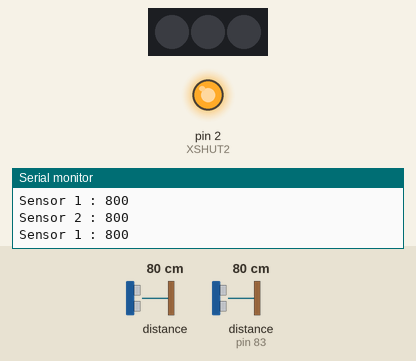
Bench run of a sketch on a simulated Arduino Uno, built with avr-gcc and run on an emulated ATmega328P. Parts: 3 RGB LEDs in strip order, left to right, output pins drawn as LEDs (lit = HIGH), the last lines printed to the serial monitor. Inputs (shaded band) come from the test bench; at power-on: distance to the obstacle 80 cm, distance to the obstacle (sensor on pin 83) 80 cm. Dim RGB values are drawn brighter than linear.

Above: at 3.2 s.
3.3 s: distance to the obstacle (sensor 0) set to 2 cm
At 3.8 s:
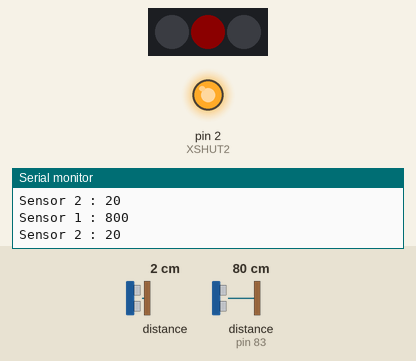
4.9 s: distance to the obstacle (sensor on pin 83) set to 35 cm
At 6.2 s:
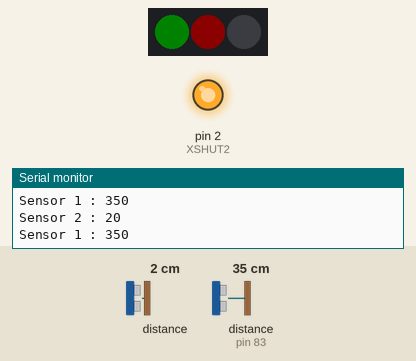
6.5 s: distance to the obstacle (sensor 0) set to 35 cm
At 7.7 s:
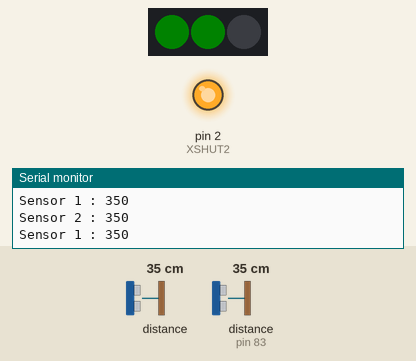
8.0 s: distance to the obstacle (sensor on pin 83) set to 60 cm
At 9.1 s:
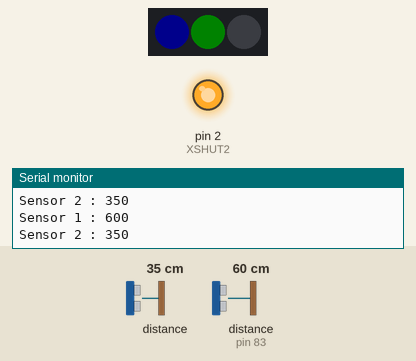
9.5 s: distance to the obstacle (sensor 0) set to 4 cm
At 10.4 s:
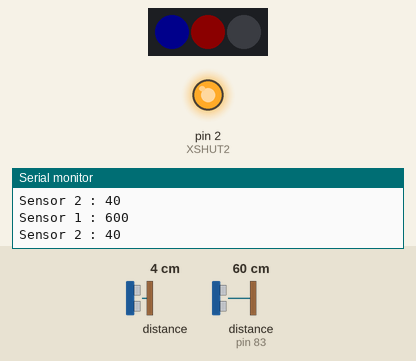
11.0 s: distance to the obstacle (sensor 0) set to 60 cm
At 11.7 s:
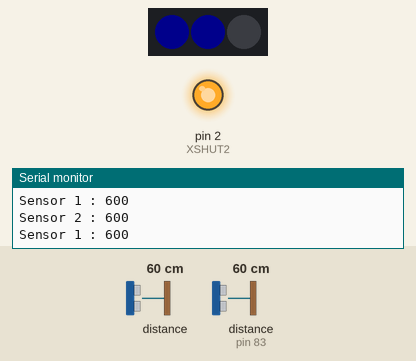
Timing chart, 0 to 13.5 s (numbered marks = the images above; inputs shaded):
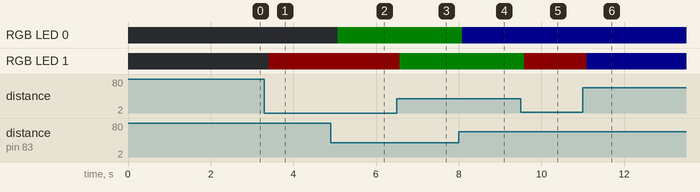

The sketch:

DualWithLed.ino
```cpp
/* This example shows how to get single-shot range
 measurements from the VL53L0X. The sensor can optionally be
 configured with different ranging profiles, as described in
 the VL53L0X API user manual, to get better performance for
 a certain application. This code is based on the four
 "SingleRanging" examples in the VL53L0X API.

 The range readings are in units of mm. */

#include <Wire.h>
#include <VL53L0X.h>
#include <FastLED.h>

#define LED_PIN     5
#define NUM_LEDS    3
#define BRIGHTNESS  12
#define LED_TYPE    WS2812
#define COLOR_ORDER RGB
#define XSHUT2 2

CRGB leds[NUM_LEDS];
VL53L0X sensor1;
VL53L0X sensor2;

void setup()
{
  delay(2000);
  FastLED.addLeds<LED_TYPE, LED_PIN, GRB>(leds, NUM_LEDS);
  FastLED.setBrightness(BRIGHTNESS);

  Serial.begin(9600);
  Wire.begin();

  pinMode(XSHUT2, OUTPUT);
  digitalWrite(XSHUT2, LOW);

  init_sensor_1();
  init_sensor_2();
}

void init_sensor_1()
{
  sensor1.init();
  sensor1.setTimeout(500);
  sensor1.setAddress(0x53);
  sensor1.setSignalRateLimit(0.1);
  sensor1.setVcselPulsePeriod(VL53L0X::VcselPeriodPreRange, 18);
  sensor1.setVcselPulsePeriod(VL53L0X::VcselPeriodFinalRange, 14);
}

void init_sensor_2()
{
  digitalWrite(XSHUT2, HIGH);
  sensor2.init();
  sensor2.setTimeout(500);
  sensor2.setSignalRateLimit(0.1);
  sensor2.setVcselPulsePeriod(VL53L0X::VcselPeriodPreRange, 18);
  sensor2.setVcselPulsePeriod(VL53L0X::VcselPeriodFinalRange, 14);
}

void read_sensor_1()
{
  Serial.print("Sensor 1 : ");
  int dist = sensor1.readRangeSingleMillimeters();

  if (dist < 250)
    leds[0] = CRGB::Red;
   else if (dist < 500)
    leds[0] = CRGB::Green;
   else if (dist < 750)
    leds[0] = CRGB::Blue;
   else
    leds[0] = CRGB::Black;

  Serial.print(dist);
  if (sensor1.timeoutOccurred()) { Serial.print(" TIMEOUT"); }
  Serial.println();
}

void read_sensor_2()
{
  Serial.print("Sensor 2 : ");
  int dist = sensor2.readRangeSingleMillimeters();

  if (dist < 250)
    leds[1] = CRGB::Red;
   else if (dist < 500)
    leds[1] = CRGB::Green;
   else if (dist < 750)
    leds[1] = CRGB::Blue;
   else
    leds[1] = CRGB::Black;

  Serial.print(dist);
  if (sensor2.timeoutOccurred()) { Serial.print(" TIMEOUT"); }
  Serial.println();
}

void loop()
{
  read_sensor_1();
  read_sensor_2();
  FastLED.show();
  delay(100);
}
```

Measured:
- after the input at 3.3 s, RGB LED 1: off → RGB(12, 0, 0) after 0.11 s
- after the input at 4.9 s, RGB LED 0: off → RGB(0, 6, 0) after 0.18 s
- after the input at 6.5 s, RGB LED 1: RGB(12, 0, 0) → RGB(0, 6, 0) after 0.08 s
- after the input at 8.0 s, RGB LED 0: RGB(0, 6, 0) → RGB(0, 0, 12) after 0.08 s
- after the input at 9.5 s, RGB LED 1: RGB(0, 6, 0) → RGB(12, 0, 0) after 0.09 s
- after the input at 11.0 s, RGB LED 1: RGB(12, 0, 0) → RGB(0, 0, 12) after 0.09 s
